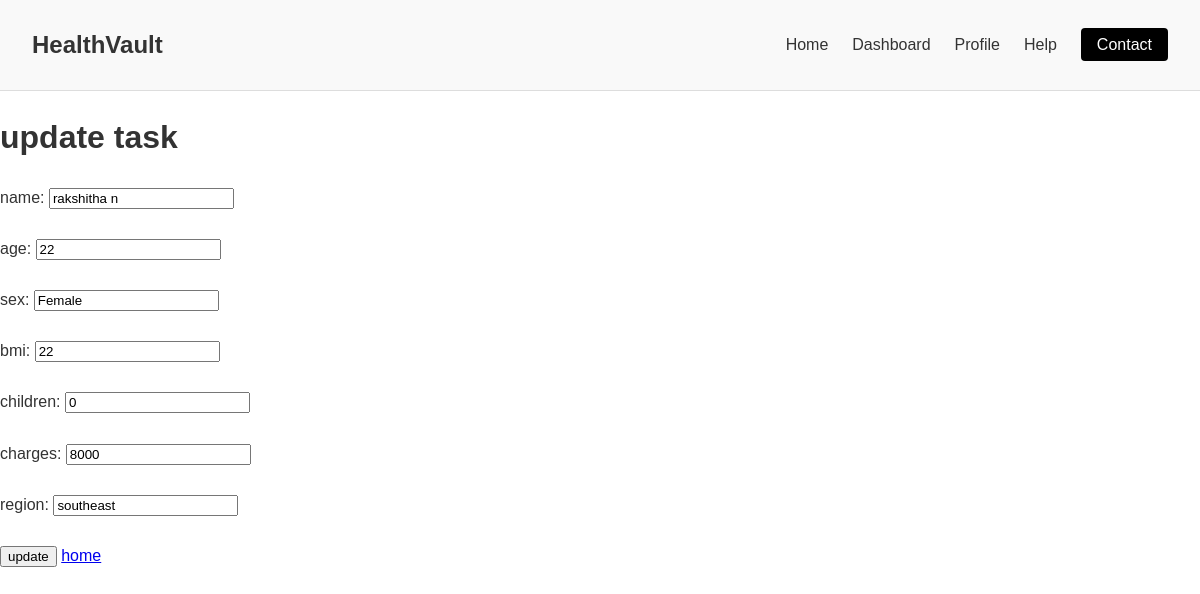
Page /update/3 on the committed database.
### models/medic.py (models this page shows)
class Patients(db.Model):
    id = db.Column(db.Integer, primary_key=True)
    name = db.Column(db.String, nullable=False)
    age = db.Column(db.Integer, nullable=False)
    sex = db.Column(db.String, nullable=False)
    bmi = db.Column(db.Integer, nullable=False)
    children = db.Column(db.Integer, nullable=False)
    charges = db.Column(db.Integer, nullable=False)
    region = db.Column(db.String(100), nullable=False)

### app.py (the view, shortened to what this page needs)
@app.route('/update/<int:id>', methods=['GET', 'POST'])
def update(id):
    patient = Patients.query.get_or_404(id)
    print(patient.id)
    if not patient:
        return jsonify({'message': 'patient not found'}), 404
    return render_template('update.html', patient=patient)

### templates/update.html (shortened to what this page needs)
{% extends 'base.html' %}
{% block content %}
<h1>update task</h1>
<form method="POST" enctype="application/x-www-form-urlencoded">
    <label for="name">name:</label>
    <input type="text" id="name" name="name" value="{{patient.name}}" required><br><br>
    <label for="age">age:</label>
    <input type="text" id="age" name="age" value="{{ patient.age}}" required><br><br>
    <label for="sex">sex:</label>
    <input type="text" id="sex" name="sex" value="{{patient.sex}}" required><br><br>
    <label for="bmi">bmi:</label>
    <input type="text" id="bmi" name="bmi" value="{{ patient.bmi}}" required><br><br>
    <label for="children">children:</label>
    <input type="text" id="children" name="children" value="{{patient.children}}" required><br><br>
    <label for="charges">charges:</label>
    <input type="text" id="charges" name="charges" value="{{patient.charges}}" required><br><br>
    <label for="region">region:</label>
    <input type="text" id="region" name="region" value="{{patient.region}}" required><br><br>
    <input type="submit" value="update"> <a href="/"> home</a>
</form>
{% endblock %}

### templates/base.html (style rules this page uses)
body { font-family: Arial, sans-serif; margin: 0; padding: 0; color: #333; line-height: 1.6; }

### rows in the picture
Patients: name "rakshitha n", age "22", sex "Female", bmi "22", children "0", charges "8000", region "southeast"
